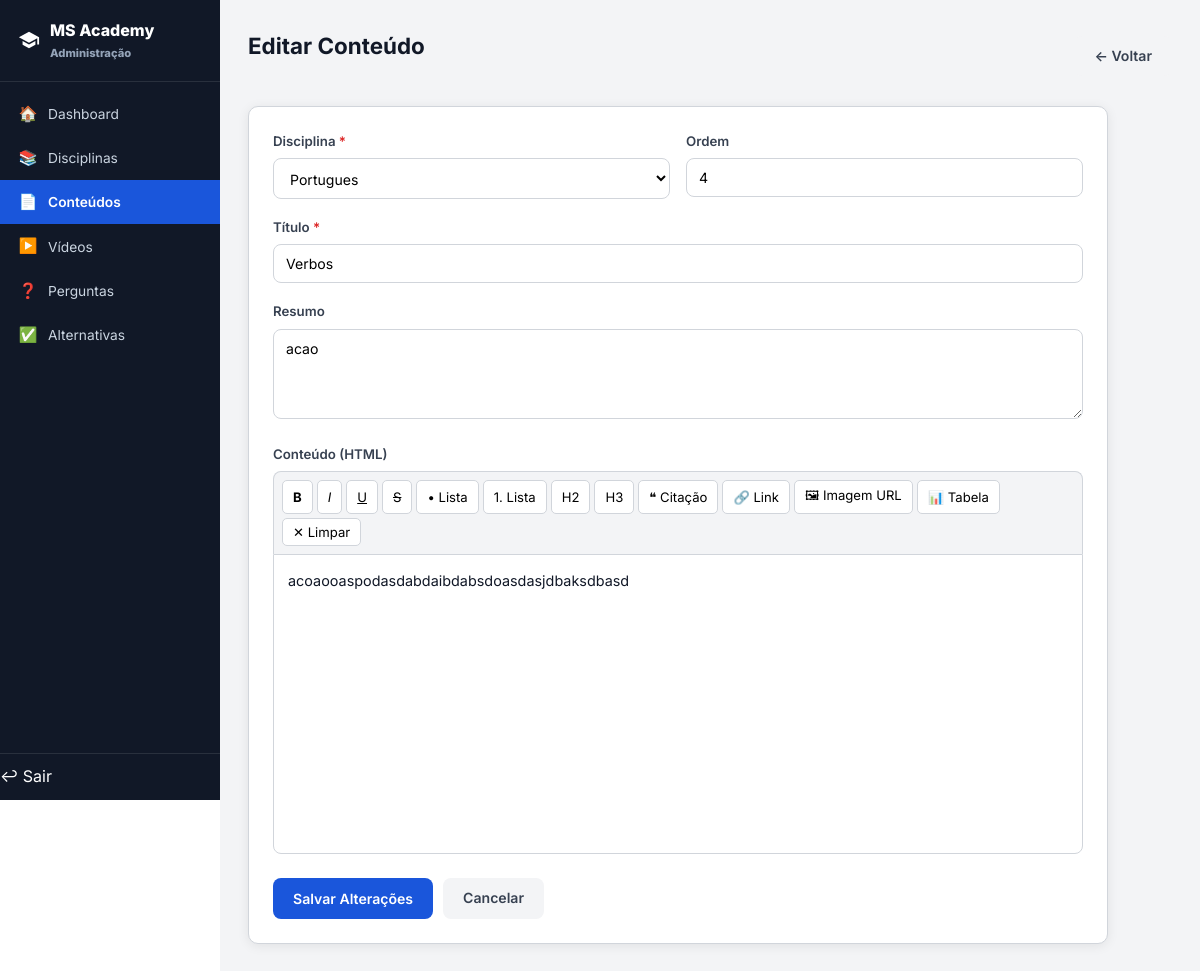
The page /admin/conteudo/editar.php?id=7 (signed in) on the database its author committed.
### tables this page shows
CREATE TABLE `conteudo` (
  `id` int NOT NULL AUTO_INCREMENT,
  `disciplina_id` int NOT NULL,
  `titulo` varchar(200) NOT NULL,
  `resumo` text,
  `html` longtext NOT NULL,
  `ordem` int DEFAULT '1',
  `criado_em` timestamp NULL DEFAULT CURRENT_TIMESTAMP,
  `atualizado_em` timestamp NULL DEFAULT CURRENT_TIMESTAMP ON UPDATE CURRENT_TIMESTAMP,
  PRIMARY KEY (`id`),
  KEY `fk_conteudo_disciplina` (`disciplina_id`),
  CONSTRAINT `fk_conteudo_disciplina` FOREIGN KEY (`disciplina_id`) REFERENCES `disciplina` (`id`) ON DELETE CASCADE
);

CREATE TABLE `disciplina` (
  `id` int NOT NULL AUTO_INCREMENT,
  `nome` varchar(100) NOT NULL,
  `descricao` text,
  PRIMARY KEY (`id`)
);

### includes/funcoes.php (called while the page is built, shortened)
<?php
function h($str) {
    return htmlspecialchars((string)$str, ENT_QUOTES, 'UTF-8');
}
function disciplinas_todas($conn) {
    $res = $conn->query("SELECT * FROM disciplina ORDER BY nome ASC");
    return $res ? $res->fetch_all(MYSQLI_ASSOC) : [];
}
function conteudo_por_id($conn, $id) {
    $stmt = $conn->prepare("SELECT * FROM conteudo WHERE id = ?");
    $stmt->bind_param("i", $id);
    $stmt->execute();
    return $stmt->get_result()->fetch_assoc();
}

### admin/conteudo/editar.php (the view, shortened to what this page needs)
<?php
require_once __DIR__ . '/../includes/admin_init.php';
$id = (int)($_GET['id'] ?? 0);
$conteudo = conteudo_por_id($conn, $id);
$disciplinas = disciplinas_todas($conn);
$nome    = $_POST['titulo']       ?? $conteudo['titulo'];
$res     = $_POST['resumo']       ?? $conteudo['resumo'];
$html_v  = $_POST['html_content'] ?? $conteudo['html'];
$disc_v  = $_POST['disciplina_id']?? $conteudo['disciplina_id'];
$ord_v   = $_POST['ordem']        ?? $conteudo['ordem'];
require_once __DIR__ . '/../includes/admin_header.php';
?>
<div class="page-header">
  <h2>Editar Conteúdo</h2>
  <a href="listar.php" class="btn btn-ghost">← Voltar</a>
</div>
<form method="POST" enctype="multipart/form-data">
<div class="form-card" style="max-width:860px;">
  <div style="display:grid;grid-template-columns:1fr 1fr;gap:16px;">
    <div class="form-group">
      <label>Disciplina <span style="color:var(--red)">*</span></label>
      <select name="disciplina_id" required>
        <?php foreach ($disciplinas as $d): ?>
          <option value="<?= $d['id'] ?>" <?= $disc_v == $d['id'] ? 'selected' : '' ?>>
            <?= h($d['nome']) ?>
          </option>
        <?php endforeach; ?>
      </select>
    </div>
    <div class="form-group">
      <label>Ordem</label>
      <input type="number" name="ordem" min="1" value="<?= h($ord_v) ?>"/>
    </div>
  </div>
  <div class="form-group">
    <label>Título <span style="color:var(--red)">*</span></label>
    <input type="text" name="titulo" required value="<?= h($nome) ?>"/>
  </div>
  <div class="form-group">
    <label>Resumo</label>
    <textarea name="resumo"><?= h($res) ?></textarea>
  </div>
  <div class="form-group">
    <label>Conteúdo (HTML)</label>
    <div id="editorToolbar">
      <button type="button" onclick="fmt('bold')"><b>B</b></button>
      <button type="button" onclick="fmt('italic')"><i>I</i></button>
      <button type="button" onclick="fmt('underline')"><u>U</u></button>
      <button type="button" onclick="fmt('strikeThrough')"><s>S</s></button>
      <button type="button" onclick="fmt('insertUnorderedList')">• Lista</button>
      <button type="button" onclick="fmt('insertOrderedList')">1. Lista</button>
      <button type="button" onclick="insertHeading('h2')">H2</button>
      <button type="button" onclick="insertHeading('h3')">H3</button>
      <button type="button" onclick="fmt('formatBlock','blockquote')">❝ Citação</button>
      <button type="button" onclick="insertLink()">🔗 Link</button>
      <button type="button" onclick="insertImg()">🖼 Imagem URL</button>
      <button type="button" onclick="insertTable()">📊 Tabela</button>
      <button type="button" onclick="fmt('removeFormat')">✕ Limpar</button>
    </div>
    <div id="editorArea" contenteditable="true"><?= $html_v ?></div>
  </div>
  <div class="form-actions">
    <button type="submit" class="btn btn-primary">Salvar Alterações</button>
    <a href="listar.php" class="btn btn-ghost">Cancelar</a>
  </div>
</div>
</form>
<?php require_once __DIR__ . '/../includes/admin_footer.php'; ?>

### assets/css/style.css (style rules this page uses)
*, *::before, *::after { box-sizing: border-box; margin: 0; padding: 0; }
:root { --blue: #1A56DB; --blue-dark: #1240A8; --blue-light: #EBF2FF; --blue-soft: #DBEAFE; --gray-900: #111827; --gray-700: #374151; --gray-500: #6B7280; --gray-300: #D1D5DB; --gray-100: #F3F4F6; --green: #059669; --green-soft: #D1FAE5; --red: #DC2626; --red-soft: #FEE2E2; --orange: #D97706; --orange-soft:#FEF3C7; --white: #FFFFFF; --radius: 10px; --shadow: 0 2px 12px rgba(0,0,0,0.08); --shadow-lg: 0 8px 32px rgba(0,0,0,0.13); --transition: 0.18s ease; }
html { font-size: 16px; scroll-behavior: smooth; }
body { font-family: 'Inter', system-ui, -apple-system, sans-serif; color: var(--gray-900); background: var(--white); line-height: 1.6; min-height: 100vh; display: flex; flex-direction: column; }
a { color: inherit; text-decoration: none; }
button { cursor: pointer; font-family: inherit; border: none; outline: none; }
h2 { font-size: 1.4rem; font-weight: 700; }
.btn { display: inline-flex; align-items: center; justify-content: center; gap: 8px; padding: 9px 20px; border-radius: 8px; font-weight: 600; font-size: 0.88rem; transition: all var(--transition); cursor: pointer; border: none; font-family: inherit; }
.btn-primary { background: var(--blue); color: var(--white); }
.btn-ghost { background: var(--gray-100); color: var(--gray-700); }
.admin-content h2 { margin-bottom: 20px; }
.page-header { display: flex; align-items: center; justify-content: space-between; margin-bottom: 22px; }
.form-card { background: var(--white); border: 1px solid var(--gray-300); border-radius: var(--radius); padding: 24px; box-shadow: var(--shadow); max-width: 700px; }
.form-group { margin-bottom: 18px; }
.form-group label { display: block; font-size: .83rem; font-weight: 600; margin-bottom: 6px; color: var(--gray-700); }
.form-group input[type="text"], .form-group input[type="email"], .form-group input[type="password"], .form-group input[type="number"], .form-group input[type="url"], .form-group select, .form-group textarea { width: 100%; padding: 10px 12px; border: 1.5px solid var(--gray-300); border-radius: 8px; font-size: .88rem; font-family: inherit; outline: none; transition: border-color var(--transition); background: var(--white); }
.form-group textarea { min-height: 90px; resize: vertical; }
.form-actions { display: flex; gap: 10px; padding-top: 6px; }
#editorToolbar { display: flex; flex-wrap: wrap; gap: 4px; padding: 8px; background: var(--gray-100); border: 1.5px solid var(--gray-300); border-bottom: none; border-radius: 8px 8px 0 0; }
#editorToolbar button { background: var(--white); border: 1px solid var(--gray-300); border-radius: 5px; padding: 5px 10px; font-size: .82rem; cursor: pointer; transition: all var(--transition); }
#editorArea { min-height: 300px; border: 1.5px solid var(--gray-300); border-radius: 0 0 8px 8px; padding: 14px; outline: none; font-family: inherit; font-size: .9rem; line-height: 1.7; background: var(--white); }

### rows shown on the page
conteudo: disciplina_id "Portugues", ordem "4", titulo "Verbos", resumo "acao", html "acoaooaspodasdabdaibdabsdoasdasjdbaksdbasd"

### other values the page prints
$icon "🏠 📚 📄 ▶️ ❓ ✅"
$label "Dashboard Disciplinas Conteúdos Vídeos Perguntas Alternativas"
